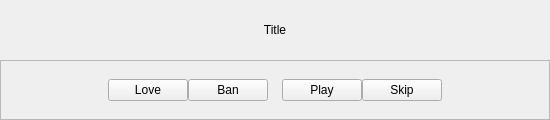
<?xml version="1.0" encoding="UTF-8"?>
<ui version="4.0">
 <class>PlaybackControlsWidget</class>
 <widget class="QFrame" name="PlaybackControlsWidget">
  <property name="geometry">
   <rect>
    <x>0</x>
    <y>0</y>
    <width>550</width>
    <height>120</height>
   </rect>
  </property>
  <property name="windowTitle">
   <string>Form</string>
  </property>
  <layout class="QVBoxLayout" name="verticalLayout">
   <property name="spacing">
    <number>0</number>
   </property>
   <property name="margin">
    <number>0</number>
   </property>
   <item>
    <widget class="QLabel" name="title">
     <property name="text">
      <string>Title</string>
     </property>
     <property name="alignment">
      <set>Qt::AlignCenter</set>
     </property>
    </widget>
   </item>
   <item>
    <widget class="QFrame" name="frame">
     <property name="frameShape">
      <enum>QFrame::StyledPanel</enum>
     </property>
     <property name="frameShadow">
      <enum>QFrame::Raised</enum>
     </property>
     <layout class="QHBoxLayout" name="horizontalLayout">
      <property name="spacing">
       <number>0</number>
      </property>
      <property name="margin">
       <number>0</number>
      </property>
      <item>
       <spacer name="horizontalSpacer">
        <property name="orientation">
         <enum>Qt::Horizontal</enum>
        </property>
        <property name="sizeHint" stdset="0">
         <size>
          <width>40</width>
          <height>20</height>
         </size>
        </property>
       </spacer>
      </item>
      <item>
       <widget class="QPushButton" name="love">
        <property name="text">
         <string>Love</string>
        </property>
        <property name="checkable">
         <bool>false</bool>
        </property>
       </widget>
      </item>
      <item>
       <widget class="QPushButton" name="ban">
        <property name="text">
         <string>Ban</string>
        </property>
       </widget>
      </item>
      <item>
       <widget class="QLabel" name="speaker">
        <property name="text">
         <string/>
        </property>
       </widget>
      </item>
      <item>
       <widget class="Phonon::VolumeSlider" name="volumeSlider" native="true"/>
      </item>
      <item>
       <widget class="QLabel" name="volumeBars">
        <property name="text">
         <string/>
        </property>
       </widget>
      </item>
      <item>
       <widget class="QPushButton" name="play">
        <property name="text">
         <string>Play</string>
        </property>
        <property name="checkable">
         <bool>true</bool>
        </property>
       </widget>
      </item>
      <item>
       <widget class="QPushButton" name="skip">
        <property name="text">
         <string>Skip</string>
        </property>
       </widget>
      </item>
      <item>
       <spacer name="horizontalSpacer_2">
        <property name="orientation">
         <enum>Qt::Horizontal</enum>
        </property>
        <property name="sizeHint" stdset="0">
         <size>
          <width>40</width>
          <height>20</height>
         </size>
        </property>
       </spacer>
      </item>
     </layout>
    </widget>
   </item>
  </layout>
 </widget>
 <customwidgets>
  <customwidget>
   <class>Phonon::VolumeSlider</class>
   <extends>QWidget</extends>
   <header location="global">phonon/volumeslider.h</header>
  </customwidget>
 </customwidgets>
 <resources/>
 <connections/>
</ui>
